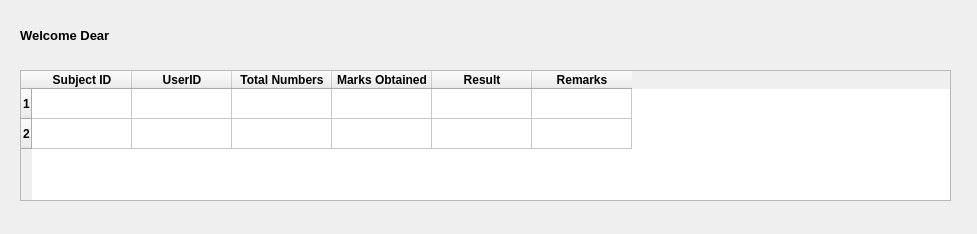
<?xml version="1.0" encoding="UTF-8"?>
<ui version="4.0">
 <class>Detail</class>
 <widget class="QDialog" name="Detail">
  <property name="geometry">
   <rect>
    <x>0</x>
    <y>0</y>
    <width>977</width>
    <height>234</height>
   </rect>
  </property>
  <property name="windowTitle">
   <string>Dialog</string>
  </property>
  <widget class="QLabel" name="label">
   <property name="geometry">
    <rect>
     <x>20</x>
     <y>20</y>
     <width>331</width>
     <height>31</height>
    </rect>
   </property>
   <property name="font">
    <font>
     <pointsize>10</pointsize>
     <weight>75</weight>
     <bold>true</bold>
    </font>
   </property>
   <property name="text">
    <string>Welcome Dear </string>
   </property>
  </widget>
  <widget class="QTableWidget" name="tableWidget">
   <property name="geometry">
    <rect>
     <x>20</x>
     <y>70</y>
     <width>931</width>
     <height>131</height>
    </rect>
   </property>
   <row>
    <property name="text">
     <string>1</string>
    </property>
    <property name="font">
     <font>
      <weight>75</weight>
      <bold>true</bold>
     </font>
    </property>
    <property name="textAlignment">
     <set>AlignCenter</set>
    </property>
   </row>
   <row>
    <property name="text">
     <string>2</string>
    </property>
    <property name="font">
     <font>
      <weight>75</weight>
      <bold>true</bold>
     </font>
    </property>
    <property name="textAlignment">
     <set>AlignCenter</set>
    </property>
   </row>
   <column>
    <property name="text">
     <string>Subject ID</string>
    </property>
    <property name="font">
     <font>
      <weight>75</weight>
      <bold>true</bold>
     </font>
    </property>
   </column>
   <column>
    <property name="text">
     <string>UserID</string>
    </property>
    <property name="font">
     <font>
      <weight>75</weight>
      <bold>true</bold>
     </font>
    </property>
   </column>
   <column>
    <property name="text">
     <string>Total Numbers</string>
    </property>
    <property name="font">
     <font>
      <weight>75</weight>
      <bold>true</bold>
     </font>
    </property>
   </column>
   <column>
    <property name="text">
     <string>Marks Obtained</string>
    </property>
    <property name="font">
     <font>
      <weight>75</weight>
      <bold>true</bold>
     </font>
    </property>
   </column>
   <column>
    <property name="text">
     <string>Result</string>
    </property>
    <property name="font">
     <font>
      <weight>75</weight>
      <bold>true</bold>
     </font>
    </property>
   </column>
   <column>
    <property name="text">
     <string>Remarks</string>
    </property>
    <property name="font">
     <font>
      <weight>75</weight>
      <bold>true</bold>
     </font>
    </property>
   </column>
  </widget>
 </widget>
 <resources/>
 <connections/>
</ui>
